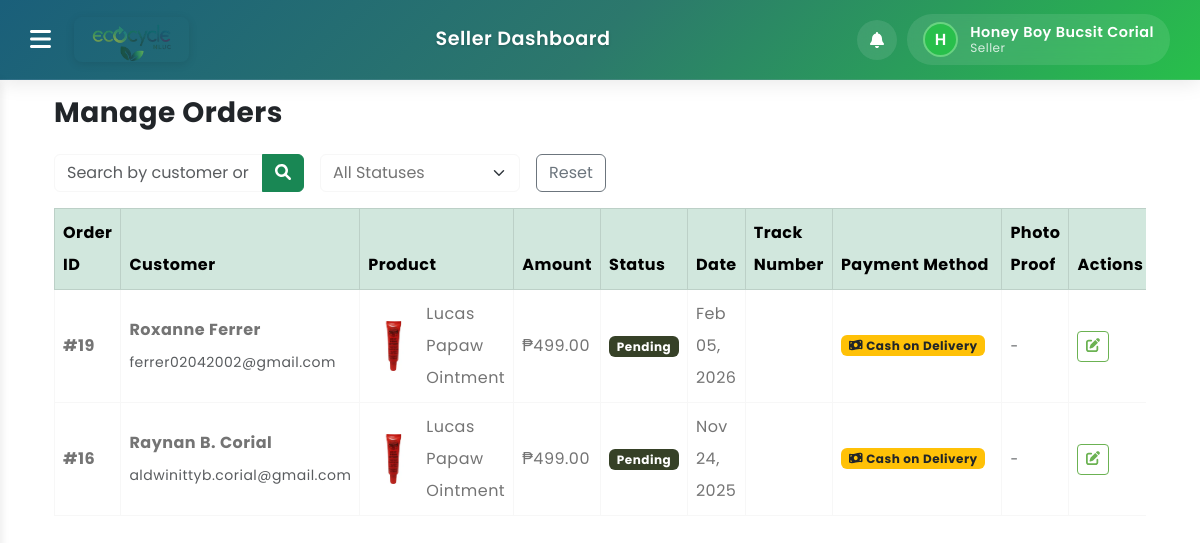
The page /seller-manageorders.php?filter=unread (signed in) on the database as committed earlier.
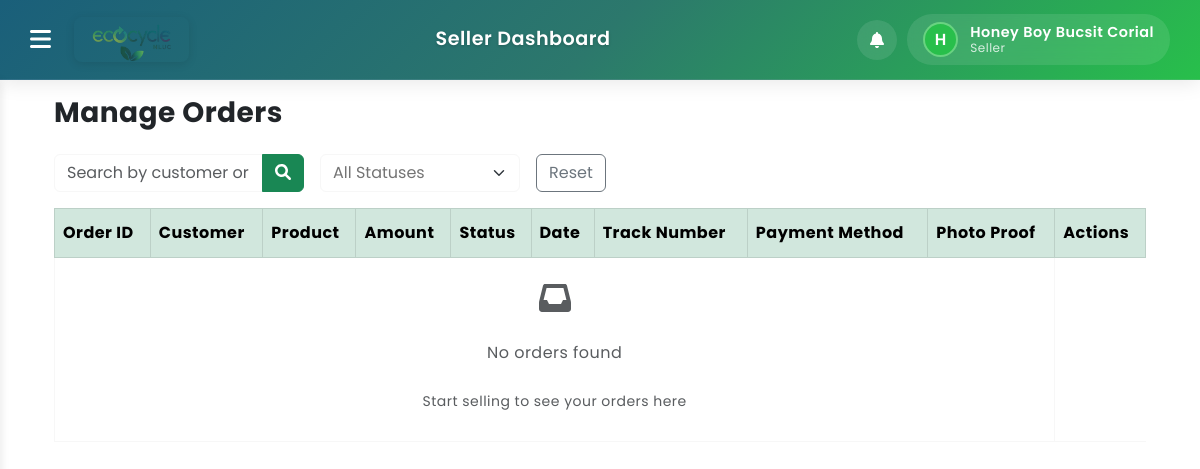
The same page on the database as committed later.
### tables this page shows
CREATE TABLE `orders` (
  `order_id` int(11) NOT NULL AUTO_INCREMENT,
  `buyer_id` int(11) NOT NULL,
  `total_amount` decimal(10,2) NOT NULL,
  `status` enum('pending','confirmed','shipped','delivered','cancelled') DEFAULT 'pending',
  `shipping_address` text NOT NULL,
  `payment_method` varchar(50) DEFAULT NULL,
  `tracking_number` varchar(100) DEFAULT NULL,
  `created_at` timestamp NOT NULL DEFAULT current_timestamp(),
  `updated_at` timestamp NOT NULL DEFAULT current_timestamp() ON UPDATE current_timestamp(),
  PRIMARY KEY (`order_id`),
  KEY `buyer_id` (`buyer_id`)
);

CREATE TABLE `buyers` (
  `buyer_id` int(11) NOT NULL AUTO_INCREMENT,
  `fullname` varchar(100) NOT NULL,
  `username` varchar(50) NOT NULL,
  `phone_number` varchar(20) NOT NULL,
  `email` varchar(100) NOT NULL,
  `password` varchar(255) NOT NULL,
  `address` text DEFAULT NULL,
  `documents` varchar(255) DEFAULT NULL,
  `status` enum('active','blocked') DEFAULT 'active',
  `created_at` timestamp NOT NULL DEFAULT current_timestamp(),
  `updated_at` timestamp NOT NULL DEFAULT current_timestamp() ON UPDATE current_timestamp(),
  `last_login` datetime DEFAULT NULL,
  `ecocoins_balance` decimal(10,2) NOT NULL DEFAULT 0.00,
  `reset_token` varchar(255) DEFAULT NULL,
  `reset_token_expires` datetime DEFAULT NULL,
  `reset_required` tinyint(1) DEFAULT 0,
  `failed_attempts` int(11) DEFAULT 0,
  `last_failed_attempt` datetime DEFAULT NULL,
  PRIMARY KEY (`buyer_id`),
  UNIQUE KEY `username` (`username`),
  UNIQUE KEY `email` (`email`)
);

CREATE TABLE `products` (
  `product_id` int(11) NOT NULL AUTO_INCREMENT,
  `seller_id` int(11) NOT NULL,
  `category_id` int(11) NOT NULL,
  `producers` varchar(255) DEFAULT NULL,
  `name` varchar(200) NOT NULL,
  `description` text DEFAULT NULL,
  `price` decimal(10,2) NOT NULL,
  `stock_quantity` int(11) NOT NULL DEFAULT 0,
  `image_url` varchar(255) DEFAULT NULL,
  `status` enum('active','inactive') DEFAULT 'inactive',
  `created_at` timestamp NOT NULL DEFAULT current_timestamp(),
  `updated_at` timestamp NOT NULL DEFAULT current_timestamp() ON UPDATE current_timestamp(),
  PRIMARY KEY (`product_id`),
  KEY `seller_id` (`seller_id`),
  KEY `category_id` (`category_id`)
);

CREATE TABLE `order_items` (
  `order_item_id` int(11) NOT NULL AUTO_INCREMENT,
  `order_id` int(11) NOT NULL,
  `product_id` int(11) NOT NULL,
  `quantity` int(11) NOT NULL,
  `price` decimal(10,2) NOT NULL,
  `status` enum('pending','confirmed','shipped','delivered','cancelled') DEFAULT 'pending',
  `tracking_number` varchar(100) DEFAULT NULL,
  `payment_receipt` varchar(255) DEFAULT NULL,
  `proof_photo` varchar(255) DEFAULT NULL,
  PRIMARY KEY (`order_item_id`),
  KEY `order_id` (`order_id`),
  KEY `product_id` (`product_id`)
);

### seller-manageorders.php (the view, shortened to what the rows shown need)
<?php
require_once 'config/database.php';
try {
  try {
    $pdo->exec("CREATE TABLE IF NOT EXISTS order_views (
      id INT AUTO_INCREMENT PRIMARY KEY,
      order_id INT NOT NULL,
      seller_id INT NOT NULL,
      viewed_at DATETIME NOT NULL DEFAULT CURRENT_TIMESTAMP,
      UNIQUE KEY ux_order_seller (order_id, seller_id)
    ) ENGINE=InnoDB DEFAULT CHARSET=utf8mb4");
  } catch (PDOException $e) {
  }
  $showUnreadOnly = (isset($_GET['filter']) && $_GET['filter'] === 'unread');
  if ($showUnreadOnly) {
    $query = "
    SELECT
      o.order_id,
      o.created_at,
      o.total_amount,
      o.shipping_address,
      o.payment_method,
      b.fullname as buyer_name,
      b.email as buyer_email,
      b.phone_number as buyer_phone,
      p.name as product_name,
      p.image_url,
      oi.quantity,
      oi.price as item_price,
      oi.payment_receipt,
      oi.order_item_id,
      oi.status as item_status,
      oi.tracking_number as item_tracking_number,
      oi.proof_photo
    FROM Orders o
    JOIN Order_Items oi ON o.order_id = oi.order_id
    JOIN Products p ON oi.product_id = p.product_id
    JOIN Buyers b ON o.buyer_id = b.buyer_id
    WHERE p.seller_id = ?
    AND oi.status = 'pending'
    AND NOT EXISTS (SELECT 1 FROM order_views ov WHERE ov.order_id = o.order_id AND ov.seller_id = ?)
    ORDER BY o.created_at DESC
    ";
    $stmt = $pdo->prepare($query);
    $stmt->execute([getCurrentUserId(), getCurrentUserId()]);
    $orders = $stmt->fetchAll();
  }
} catch (PDOException $e) {
    error_log("Error fetching orders: " . $e->getMessage());
    $orders = [];
}
include 'sellerheader.php';
?>
<!DOCTYPE html>
<html lang="en">
  <head>
    <link rel="stylesheet" href="https://cdn.jsdelivr.net/npm/swiper@9/swiper-bundle.min.css">
    <link href="https://cdn.jsdelivr.net/npm/bootstrap@5.3.0-alpha3/dist/css/bootstrap.min.css" rel="stylesheet">
    <link rel="stylesheet" type="text/css" href="css/vendor.css">
    <link rel="stylesheet" type="text/css" href="style.css">
  </head>
  <body>
    <div class="container-fluid">
      <div class="row">
        <div class="col-12 main-content">
          <div class="container-lg mt-3">
            <div class="table-responsive">
              <table class="table table-bordered align-middle">
                <thead class="table-success">
                  <tr>
                    <th>Order ID</th>
                    <th>Customer</th>
                    <th>Product</th>
                    <th>Amount</th>
                    <th>Status</th>
                    <th>Date</th>
                    <th>Track Number</th>
                     <th>Payment Method</th>
                    <th>Photo Proof</th>
                    <th>Actions</th>
                  </tr>
                </thead>
                <tbody>
                  <?php if (empty($orders)): ?>
                    <tr>
                      <td colspan="9" class="text-center text-muted py-4">
                        <i class="fas fa-inbox fa-2x mb-3"></i>
                        <p>No orders found</p>
                        <small>Start selling to see your orders here</small>
                      </td>
                    </tr>
                  <?php else: ?>
                    <?php foreach ($orders as $order): ?>
                      <tr data-order-item-id="<?php echo $order['order_item_id']; ?>" data-order-id="<?php echo $order['order_id']; ?>">
                        <td><strong>#<?php echo htmlspecialchars($order['order_id']); ?></strong></td>
                        <td>
                          <div>
                            <strong><?php echo htmlspecialchars($order['buyer_name']); ?></strong><br>
                            <small class="text-muted"><?php echo htmlspecialchars($order['buyer_email']); ?></small>
                          </div>
                        </td>
                        <td>
                          <div class="d-flex align-items-center">
                            <?php if ($order['image_url']): ?>
                            <img src="<?php echo htmlspecialchars($order['image_url']); ?>"
                                   alt="<?php echo htmlspecialchars($order['product_name']); ?>"
                                   class="me-2" style="width: 50px; height: 50px; object-fit: cover; border-radius: 5px;">
                            <?php endif; ?>
                            <span><?php echo htmlspecialchars($order['product_name']); ?></span>
                          </div>
                        </td>
                        <td>₱<?php echo number_format($order['item_price'] * $order['quantity'], 2); ?></td>
                        <td class="status-cell">
                          <span class="badge <?php
                            switch($order['item_status']) {
                              case 'pending': echo 'bg-secondary'; break;
                            }
                          ?>">
                            <?php echo ucfirst(htmlspecialchars($order['item_status'])); ?>
                          </span>
                        </td>
                        <td><?php echo date('M d, Y', strtotime($order['created_at'])); ?></td>
                        <td class="track-number-cell">
                        </td>
                         <td>
                           <div style="display:flex; align-items:center; justify-content:space-between; gap:8px;">
                             <div style="display:flex; align-items:center; gap:8px;">
                               <?php
                                 $paymentMethod = strtolower($order['payment_method']);
                                 $badgeClass = '';
                                 $icon = '';
                                 $displayText = '';
                                 switch($paymentMethod) {
                                   case 'cod':
                                     $badgeClass = 'badge bg-warning text-dark';
                                     $icon = 'fas fa-money-bill-wave';
                                     $displayText = 'Cash on Delivery';
                                     break;
                                 }
                               ?>
                               <span class="<?php echo $badgeClass; ?>">
                                 <i class="<?php echo $icon; ?> me-1"></i><?php echo $displayText; ?>
                               </span>
                             </div>
                           </div>
                         </td>
                        <td>
                          <?php if (!empty($order['proof_photo'])): ?>
                            <a href="#" class="view-proof-link btn btn-sm btn-outline-primary" data-proof="<?php echo htmlspecialchars($order['proof_photo']); ?>" title="View photo proof" aria-label="View photo proof">
                              <i class="fas fa-image"></i> View
                            </a>
                          <?php else: ?>
                            <?php if ($order['item_status'] === 'delivered'): ?>
                              <button class="btn btn-sm btn-outline-success upload-proof-btn" data-order-item-id="<?php echo htmlspecialchars($order['order_item_id']); ?>" title="Upload proof of delivery">
                                <i class="fas fa-upload"></i> Upload
                              </button>
                            <?php else: ?>
                              <small class="text-muted">-</small>
                            <?php endif; ?>
                          <?php endif; ?>
                        </td>
                        <td>
                          <?php if ($order['item_status'] != 'delivered' && $order['item_status'] != 'cancelled'): ?>
                          <button class="btn btn-sm btn-outline-primary edit-status-btn" title="Edit">
                              <i class="fas fa-edit"></i>
                            </button>
                          <?php else: ?>
                            <button class="btn btn-sm btn-outline-secondary edit-status-btn" title="Edit" disabled>
                              <i class="fas fa-edit"></i>
                            </button>
                          <?php endif; ?>
                        </td>
                      </tr>
                    <?php endforeach; ?>
                  <?php endif; ?>
                </tbody>
              </table>
            </div>
          </div>
        </div>
      </div>
    </div>
  </body>
</html>

Rows that differ between the two databases and show on the page:
removed orders: order_id "19", buyer.fullname "Roxanne Ferrer", buyer.email "ferrer02042002@gmail.com", products.image_url (picture), products.name "Lucas Papaw Ointment", order_items.price "499.00", order_items.status "Pending", created_at "Feb 05, 2026", payment_method "Cash on Delivery"
removed orders: order_id "16", buyer.fullname "Raynan B. Corial", buyer.email "aldwinittyb.corial@gmail.com", products.image_url (picture), products.name "Lucas Papaw Ointment", order_items.price "499.00", order_items.status "Pending", created_at "Nov 24, 2025", payment_method "Cash on Delivery"
Other text that changed with them:
text now shown: "No orders found Start selling to see your orders here"
